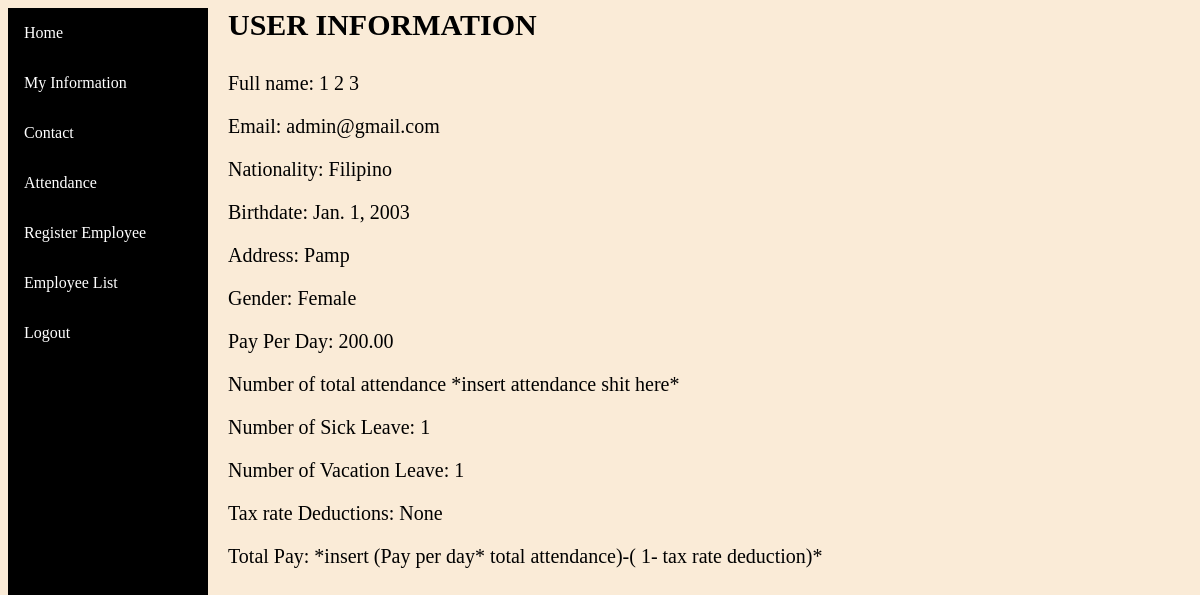
Page /my_info/ (signed in) on the committed database.
### accounts/models.py (models this page shows, shortened)
class User(AbstractBaseUser):
    email = models.EmailField(max_length=255, unique=True)
    first_name = models.CharField(max_length=100)
    middle_name = models.CharField(default="", max_length=100)
    last_name = models.CharField(max_length=100)
    gender = models.CharField(default="", max_length=100)
    nationality = models.CharField(default="", max_length=100)
    birth_date = models.DateField(blank=True, null=True)
    address = models.CharField(default="", max_length=100)
    activate = models.BooleanField(default=True)
    staff = models.BooleanField(default=False)
    hr = models.BooleanField(default=False)
    accounting = models.BooleanField(default=False)
    employee = models.BooleanField(default=False)
    admin = models.BooleanField(default=False)
    timestamp = models.DateTimeField(auto_now_add=True)
    pay_per_day1 = models.DecimalField(null=True, max_digits=5, decimal_places=2)
    sick_leave = models.IntegerField(null=True)
    vacation_leave = models.IntegerField(null=True)
    tax_rate = models.DecimalField(null=True , max_digits=5, decimal_places=2)
    USERNAME_FIELD = 'email'
    REQUIRED_FIELDS = []
    objects = UserManager()
    @property
    def is_admin(self):
        return self.admin
    @property
    def is_employee(self):
        return self.employee
    @property
    def is_active(self):
        return True

### Paymetricv2/views.py (the view)
# urls.py: path('my_info/', detailed, name='my_info'),
def detailed(request):
    return render(request, "my_info/my_info.html")

### templates/my_info/my_info.html (shortened to what this page needs)
{% load static %}
<html lang="en">
<head>
    <link rel="stylesheet" type="text/css" href="{% static 'css/main.css' %}">
    <body style="background-color:antiquewhite;">
</head>
<body>
{% include 'navbar.html' %}
<p class="head-title">USER INFORMATION</p>
<p class="currentuser">Full name: {{ user.first_name }} {{ user.middle_name }} {{ user.last_name }}</p>
<p class="currentuser">Email: {{ user.email }}</p>
<p class="currentuser">Nationality: {{ user.nationality }}</p>
<p class="currentuser">Birthdate: {{ user.birth_date }}</p>
<p class="currentuser">Address: {{ user.address }}</p>
<p class="currentuser">Gender: {{ user.gender }}</p>
<p class="currentuser">Pay Per Day: {{ user.pay_per_day1 }}</p>
<p class="currentuser">Number of total attendance *insert attendance shit here* </p>
<p class="currentuser">Number of Sick Leave: {{ user.sick_leave }}</p>
<p class="currentuser">Number of Vacation Leave: {{ user.vacation_leave }}</p>
<p class="currentuser">Tax rate Deductions: {{ user.tax_rate }}</p>
<p class="currentuser">Total Pay: *insert (Pay per day* total attendance)-( 1- tax rate deduction)*</p>
</body>
</html>

### templates/my_info/my_info.html (style rules this page uses)
.currentuser { margin-left: 220px; font-size: 20px; }
.head-title { margin-left: 220px; font-size: 30px; font-weight: bold; }

### rows in the picture
User: first_name "1", middle_name "2", last_name "3", email "admin@gmail.com", nationality "Filipino", birth_date "Jan. 1, 2003", address "Pamp", gender "Female", pay_per_day1 "200.00", sick_leave "1", vacation_leave "1", tax_rate "None"
